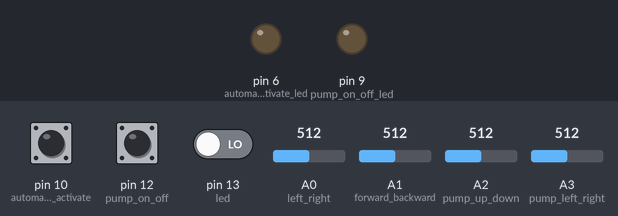
This sketch was run on a simulated Arduino Uno, built with avr-gcc and run on an emulated ATmega328P. Parts: output pins drawn as LEDs (lit = HIGH). The inputs (shaded band) are chosen by the test bench; at power-on: pin 10 (automaticmode_activate) HIGH, pin 12 (pump_on_off) HIGH, pin 13 (led) LOW, A0 (left_right) = 512, A1 (forward_backward) = 512, A2 (pump_up_down) = 512, A3 (pump_left_right) = 512. No radio packets arrive unless stated.

Above: at 4.2 s.
4.3 s: pin 10 (automaticmode_activate) pulled LOW for 0.15 s
At 4.37 s:
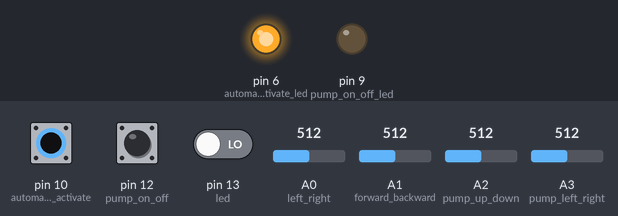
5.9 s: pin 12 (pump_on_off) pulled LOW for 0.15 s
At 5.97 s:
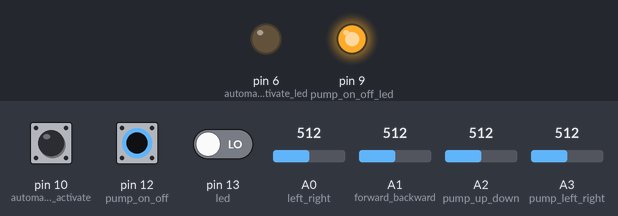
7.5 s: pin 12 (pump_on_off) pulled LOW for 3.2 s
At 11.5 s:
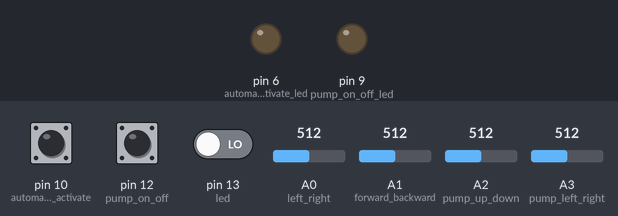
12.2 s: pin 10 (automaticmode_activate) pulled LOW for 3.2 s
At 12.6 s:
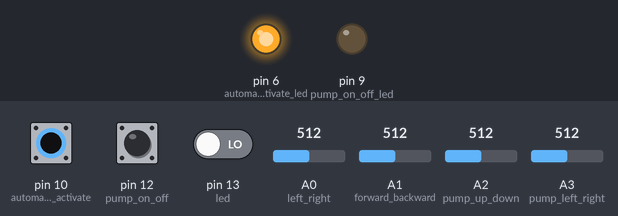
16.9 s: pin 10 (automaticmode_activate) driven LOW and pin 12 (pump_on_off) driven LOW
At 17.4 s:
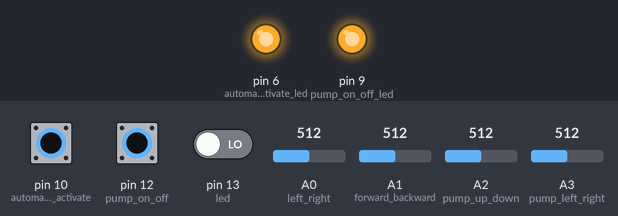
Timing chart, 0 to 19.4 s (numbered marks = the images above; inputs shaded):
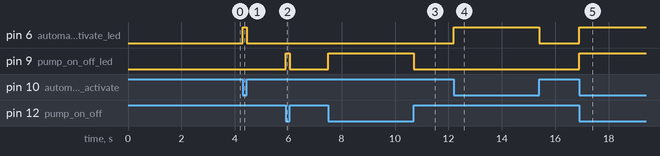

The sketch:

TX.ino
```cpp
//TRANSMITTER_SIDE <_by blackviper>

#include<VirtualWire.h>            //header file for rf module.

const int forward_backward = A1;    //for reading the y_axis reading of joystick 1(forward/backward)
const int left_right = A0;          //for reading the x_axis reading of joystick 1(left/right)
const int pump_up_down = A2;        //for reading the y_axis reading of joystick 2(up/down)
const int pump_left_right = A3;     //for reading the x_axis reading of joystick 2(left/right)
const int pump_on_off = 12;         //for on/off the pump read this pin
const int pump_on_off_led = 9;
const int led = 13;                 //indicate whether the remote is working or not
const int automaticmode_activate = 10;
const int automaticmode_activate_led = 6;
byte temp,atemp;                          //this helps to on/off condition of the pump

char *controller;                    //declare a variable that contains the charcter which will be sent by rf transmitter
void setup()
{
  //rf transmitter setup
  vw_set_ptt_inverted(true);
  vw_set_tx_pin(11);
  vw_setup(4000);
  //declare input pins....though all are analog pins and they are declared as input by defaults.but its just for safety
  pinMode(forward_backward,INPUT);
  pinMode(left_right,INPUT);
  pinMode(pump_up_down,INPUT);
  pinMode(pump_left_right,INPUT);
  pinMode(pump_on_off,INPUT);
  pinMode(automaticmode_activate,INPUT);
  pinMode(pump_on_off_led,OUTPUT);
  pinMode(automaticmode_activate_led,OUTPUT);

  digitalWrite(pump_on_off,HIGH);    //declare as high impedance state to read the pump on/off pin
  digitalWrite(automaticmode_activate,HIGH);
  digitalWrite(pump_on_off_led,LOW);
  digitalWrite(automaticmode_activate_led,LOW);
  digitalWrite(led,LOW);            //at first make led pin low

  //at starting the light blink 10 times to make us understand that it is ready for work
  for(int i = 0;i < 6; i++)
  {
    digitalWrite(led,HIGH);
    delay(250);
    digitalWrite(led,LOW);
    delay(250);
  }
  digitalWrite(led,LOW);
}

void loop()
{
  int forward_backward_variable = analogRead(forward_backward) - 512;    //at middle position joystick reading is 0,at down(0-512) = -512 & at up(1023-512) = 511
  int left_right_variable = analogRead(left_right) - 512;                //just make understand that stick down is negative number and stick up is positive number
  int pump_up_down_variable = analogRead(pump_up_down) - 512;            //same technique is applied to all the joystick readings
  int pump_left_right_variable = analogRead(pump_left_right) - 512;
  digitalWrite(led,LOW);                                                 //if no instrcution are sent,the led be in idel state(OFF)

  if(forward_backward_variable > 300)                                    //for safety the threshold value is assumed 300.no effect of fluctuation of joystick reading
  {
    controller = "F";                                                    //for moving forward sent "F" as a string character.
    vw_send((uint8_t*)controller, 1);                                    //this function tells us that we send the value of controller variable and its length is 1
    digitalWrite(led,!digitalRead(led));                                 //after sending every character led blinks to ensure us that data has been sent
  }

  if(forward_backward_variable < -300)                                   //for safety the threshold value is assumed -300.no effect of fluctuation of joystick reading
  {
    controller = "B";                                                    //for moving backward sent "B" as a string character.
    vw_send((uint8_t*)controller, 1);                                    //this function tells us that we send the value of controller variable and its length is 1
    digitalWrite(led,!digitalRead(led));                                 //after sending every character led blinks to ensure us that data has been sent
  }

  if(left_right_variable < -300)                                         //for safety the threshold value is assumed -300.no effect of fluctuation of joystick reading
  {
    controller = "L";                                                    //for moving left sent "L" as a string character.
    vw_send((uint8_t*)controller, 1);                                    //this function tells us that we send the value of controller variable and its length is 1
    digitalWrite(led,!digitalRead(led));                                 //after sending every character led blinks to ensure us that data has been sent
  }

  if(left_right_variable > 300)                                          //for safety the threshold value is assumed 300.no effect of fluctuation of joystick reading
  {
    controller = "R";                                                    //for moving right sent "R" as a string character.
    vw_send((uint8_t*)controller, 1);                                    //this function tells us that we send the value of controller variable and its length is 1
    digitalWrite(led,!digitalRead(led));                                 //after sending every character led blinks to ensure us that data has been sent
  }

  if(pump_up_down_variable < -300)                                       //for safety the threshold value is assumed -300.no effect of fluctuation of joystick reading
  {
    controller = "U";                                                    //for moving the water pipe up sent "U" as a string character.
    vw_send((uint8_t*)controller, 1);                                    //this function tells us that we send the value of controller variable and its length is 1
    digitalWrite(led,!digitalRead(led));                                 //after sending every character led blinks to ensure us that data has been sent
  }

  if(pump_up_down_variable > 300)                                       //for safety the threshold value is assumed 300.no effect of fluctuation of joystick reading
  {
    controller = "D";                                                   //for moving the water pipe down sent "D" as a string character.
    vw_send((uint8_t*)controller, 1);                                   //this function tells us that we send the value of controller variable and its length is 1
    digitalWrite(led,!digitalRead(led));                                //after sending every character led blinks to ensure us that data has been sent
  }

  if(pump_left_right_variable > 300)                                    //for safety the threshold value is assumed 300.no effect of fluctuation of joystick reading
  {
    controller = "J";                                                   //for moving the water pipe right sent "J" as a string character.
    vw_send((uint8_t*)controller, 1);                                   //this function tells us that we send the value of controller variable and its length is 1
    digitalWrite(led,!digitalRead(led));                                //after sending every character led blinks to ensure us that data has been sent
  }
  if(pump_left_right_variable < -300)                                   //for safety the threshold value is assumed -300.no effect of fluctuation of joystick reading
  {
    controller = "K";                                                   //for moving the water pipe left sent "J" as a string character.
    vw_send((uint8_t*)controller, 1);                                   //this function tells us that we send the value of controller variable and its length is 1
    digitalWrite(led,!digitalRead(led));                                //after sending every character led blinks to ensure us that data has been sent
  }

 //here temp variable plays an important role to make the
 //logic more efficient.At first temp is 0 and the pin
 //attached to the pump is also HIGH.but if the switch is
 //toggled then that pin would be LOW and the temp variable
 //is 0.so first if statement will work and send "P" as a
 //character which in turn just on the pump on robot side.
 //after this temp will be 1 so that next if statement
 //can be used and logically be correct.......... if temp
 //variable is not used then remote will always send "P" or
 //"p" character from its being started and no other character
 //can be sent over rf transmitter....and in the robot the
 //pump will always be on state.or will always be on off state...
 //not a single character can not be sent for other instruction

  if(temp == 0 && digitalRead(pump_on_off) == LOW)
  {
    digitalWrite(pump_on_off_led,HIGH);
    controller = "P";    //pump on
    vw_send((uint8_t*)controller, 1);
    temp = 1;
    digitalWrite(led,!digitalRead(led));
  }
  if(temp == 1 && digitalRead(pump_on_off) == HIGH)
  {
    digitalWrite(pump_on_off_led,LOW);
    controller = "p";    //pump off
    vw_send((uint8_t*)controller, 1);
    temp = 0;
    digitalWrite(led,!digitalRead(led));
  }

  if(atemp == 0 && digitalRead(automaticmode_activate) == LOW)
  {
    digitalWrite(automaticmode_activate_led,HIGH);
    controller = "A";    //automatic on
    vw_send((uint8_t*)controller, 1);
    atemp = 1;
    digitalWrite(led,!digitalRead(led));
  }
  if(atemp == 1 && digitalRead(automaticmode_activate) == HIGH)
  {
    digitalWrite(automaticmode_activate_led,LOW);
    controller = "a";    //automatic off
    vw_send((uint8_t*)controller, 1);
    atemp = 0;
    digitalWrite(led,!digitalRead(led));
  }
//  if(forward_backward_variable < 300 || forward_backward_variable > -300 || left_right_variable > -300 || left_right_variable < 300)
//  {
//    controller = "S";    //stop
//    vw_send((uint8_t*)controller, 1);
//  }
}
```

Measured:
- after the input at 4.3 s, pin 6 (automaticmode_activate_led): LOW → HIGH at once, → LOW 0.15 s later
- after the input at 5.9 s, pin 9 (pump_on_off_led): LOW → HIGH at once, → LOW 0.15 s later
- after the input at 7.5 s, pin 9 (pump_on_off_led): LOW → HIGH at once, → LOW 3.2 s later
- after the input at 12.2 s, pin 6 (automaticmode_activate_led): LOW → HIGH at once, → LOW 3.2 s later
- after the input at 16.9 s, pin 6 (automaticmode_activate_led), pin 9 (pump_on_off_led): LOW → HIGH at once
